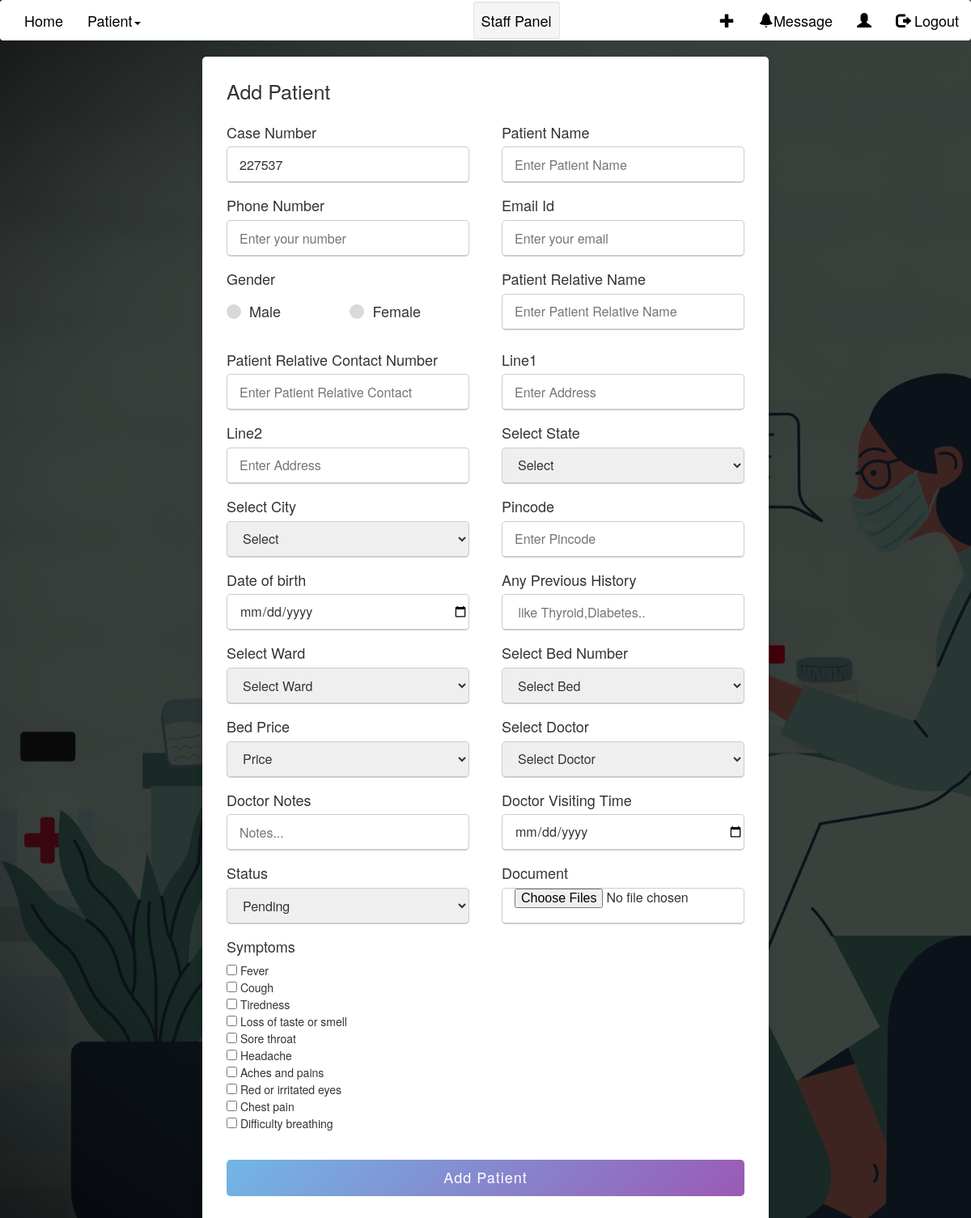
The page /patient/ on the database its author committed.
### home/models.py (models this page shows)
class Symptoms(models.Model):
    symptomsId = models.AutoField(primary_key=True)
    symptoms = models.CharField(("Symptoms"),max_length=24,unique=True)
    active = models.BooleanField(("Active"))
    def __str__(self):
        return self.symptoms

### home/views.py (the view)
# urls.py: path('patient/',views.patient,name="patient"),
def patient(request):
    wards = Ward.objects.all()
    beds = Bed.objects.all()
    doctors = WardDoctor.objects.all()
    states = State.objects.all()
    cities = City.objects.all()
    symptoms = Symptoms.objects.all()
    return render(request, 'addPatient.html',{"wards":wards,"beds":beds,"doctors":doctors,"states":states,"cities":cities,"symptoms":symptoms})

### home/models.py (called while the page is built)
    def __str__(self):
        return self.wardName

    def __str__(self):
        return self.stateName

### home/templates/addPatient.html (shortened to what this page needs)
{% load static %}
{% include "staffNav.html" %}
<link rel="stylesheet" href="{% static 'css/addPatient1.css' %}">
<div class="container">
    <div class="title">Add Patient</div>
    <div class="content">
      <form action="confirmDetails/" method="post">
        <div class="user-details">
            <div class="input-box">
                <span class="details">Case Number</span>
                <input type="text" id="caseNumber" name="caseNumber" placeholder=""  readonly>
              </div>
          <div class="input-box">
            <span class="details">Patient Name</span>
            <input type="text" id="patientName" name="patientName" placeholder="Enter Patient Name" required>
          </div>
            <div class="input-box">
                <span class="details">Phone Number</span>
                    <input type="text" id="phone" name="phone" placeholder="Enter your number" required>
            </div>
            <div class="input-box">
                <span class="details">Email Id</span>
                    <input type="email" id="email" name="email" placeholder="Enter your email" required>
            </div>
            <div class="input-box">
                <div class="gender-details">
                    <span class="gender-title">Gender</span>
                    <div class="category">
                    <label for="dot-1">
                    <span class="dot one"></span>
                    <span class="gender">Male</span>
                    </label>
                    <label for="dot-2">
                    <span class="dot two"></span>
                    <span class="gender">Female</span>
                    </label>
                    </div>
                </div>
            </div>
            <div class="input-box">
                <span class="details">Patient Relative Name</span>
                    <input type="text" id="patientRelativeName" name="patientRelativeName" placeholder="Enter Patient Relative Name" required>
            </div>
            <div class="input-box">
                <span class="details">Patient Relative Contact Number</span>
                    <input type="text"  id="patientRelativeContactNumber" name="patientRelativeContactNumber" placeholder="Enter Patient Relative Contact " required>
            </div>
            <div class="input-box">
                <span class="details">Line1</span>
                    <input type="text" id="line1" name="line1" placeholder="Enter Address " required>
            </div>
            <div class="input-box">
                <span class="details">Line2</span>
                    <input type="text" id="line2" name="line2" placeholder="Enter Address " required>
            </div>
            <div class="input-box">
                <span class="details">Select State</span>
                    <select id="statess"name="statess">
                        <option value="">Select</option>
                    </select>
            </div>
            <div class="input-box">
                <span class="details">Select City</span>
                    <select id="cities" name="cities">
                        <option value="">Select</option>
                    </select>
            </div>
            <div class="input-box">
                <span class="details">Pincode</span>
                    <input type="text"  id="pincode"  name="pincode" placeholder="Enter Pincode" required>
            </div>
            <div class="input-box">
                <span class="details">Date of birth</span>
                    <input type="date" id="dob" name="dob" required>
            </div>
            <div class="input-box">
                <span class="details">Any Previous History</span>
                    <input type="text" id="history" name="history" placeholder=" like Thyroid,Diabetes.." required>
            </div>
            <div class="input-box">
                <span class="details">Select Ward</span>
                <select id="wardss" name="wardss">
                    <option value="" disabled selected hidden>Select Ward</option>
                </select>
            </div>
            <div class="input-box">
                <span class="details">Select Bed Number</span>
                <select id="beds" name="beds">
                    <option  value="" >Select Bed</option>
                </select>
            </div>
            <div class="input-box">
                <span class="details">Bed Price</span>
                <select id="prices" name="prices">
                    <option value="">Price</option>
                </select>
            </div>
            <div class="input-box">
                <span class="details">Select Doctor</span>
                <select id="doctors" name="doctors">
                    <option value="">Select Doctor</option>
                </select>
            </div>
            <div class="input-box">
                <span class="details">Doctor Notes</span>
                    <input type="text" id="notes" name="notes" placeholder="Notes..." required>
            </div>
            <div class="input-box">
                <span class="details">Doctor Visiting Time</span>
                    <input type="date" id="time" name="time" required>
            </div>
            <div class="input-box">
                <span class="details">Status</span>
                <select id="status" name="status">
                    <option  value="Pending" selected>Pending</option>
                </select>
            </div>
            <div class="input-box">
                <span class="details">Document</span>
                    <input type="file" id="file" name="file" multiple required>
            </div>
            <div class="checkboxClass text-left">
                <span class="details"  >Symptoms</span>
                {% for i in symptoms %}
                    <input type=checkbox id="symptoms" name="symptoms" value="{{i.symptomsId}}"> {{i}}<br>
                {% endfor %}
        </div>
        </div>
        <div class="button">
                <input type="submit" value="Add Patient">
        </div>
      </form>
    </div>
  </div>
</body>
</html>

### home/templates/staffNav.html (shortened to what this page needs)
{% load static %}
<!DOCTYPE html>
<html lang="en">
<head>
  <link rel="stylesheet" href="https://maxcdn.bootstrapcdn.com/bootstrap/3.4.1/css/bootstrap.min.css">
  <link rel="stylesheet" href="{% static 'css/staffNav.css' %}">
  <link rel="stylesheet" href="https://use.fontawesome.com/releases/v5.8.1/css/all.css">
</head>
<body >
<nav class="navbar navbar-inverse">
  <div class="container-fluid">
    <ul class="nav navbar-nav">
      <li><a href="{% url 'staffDashboard' %}" ><b style="font-size: large;">Home</b></a></li>
      <li class="dropdown"><a class="dropdown-toggle" data-toggle="dropdown" href="#" ><b style="font-size: large;">Patient</b><span class="caret"></span></a>
      </li>
      <li><a href="#" ><b style="font-size: large;"></b></a></li>
    </ul>
    <ul class="nav navbar-nav" style="margin-left:30%;size: 12px;"></b>
      <li><a href="#"><b style="font-size: large;" class="well well-sm font-weight-bold">Staff Panel</b></a></li>
    </ul>
    <ul class="nav navbar-nav navbar-right">
      <li><a href="{% url 'patient' %}" ><b style="font-size: large;"><span class="glyphicon glyphicon-plus"></span></b></a></li>
      <li><a href="{% url 'message' %}" ><b style="font-size: large;"><span class="glyphicon glyphicon-bell"></span>Message</b></a></li>
      <li><a href="#" ><b style="font-size: large;"><span class="glyphicon glyphicon-user"></span>{{request.session.Suser}}</b></a></li>
      <li><a href="{% url 'logout' %}" ><b style="font-size: large;"><span class="glyphicon glyphicon-log-out"></span> Logout</b></a></li>
    </ul>
  </div>
</nav>
</body>
</html>

### static/css/staffNav.css (style rules this page uses)
body { background: url('../doccopy.png'); background-size: cover; }
.navbar-inverse { background-color: white; border: none; }
b, strong { font-weight: 500; color: black; }
.caret { display: inline-block; width: 0; height: 0; margin-left: 2px; vertical-align: middle; border-top: 4px dashed; border-top: 4px solid\9; border-right: 4px solid transparent; border-left: 4px solid transparent; color: black; }
.container { text-align: center; }
body { font-family: "Helvetica Neue",Helvetica,Arial,sans-serif; font-size: 14px; color: #333; }

### static/css/addPatient1.css (style rules this page uses)
* { margin: 0; padding: 0; box-sizing: border-box; font-family: "Helvetica Neue",Helvetica,Arial,sans-serif; }
body { font-family: "Helvetica Neue",Helvetica,Arial,sans-serif !important; }
label { font-weight: 500; font-size: 18px; }
form .input-box span.details { display: block; font-size: 18px; font-weight: 500; margin-bottom: 5px; }
form .gender-details .gender-title { font-size: 18px !important; font-weight: 500; }
form .checkboxClass span.details { font-size: 18px !important; display: block; font-weight: 500; margin-bottom: 5px; }
.container { text-align: left; max-width: 700px; background-color: #fff; padding: 25px 30px; border-radius: 5px; box-shadow: 0 5px 10px rgba(0,0,0,0.15); }
.container .title { font-size: 25px; font-weight: 500; position: relative; }
.container .title::before { content: ""; position: absolute; left: 0; bottom: 0; height: 3px; width: 30px; border-radius: 5px; }
.content form .user-details { display: flex; flex-wrap: wrap; justify-content: space-between; margin: 20px 0 12px 0; }
form .user-details .input-box { margin-bottom: 15px; width: calc(100% / 2 - 20px); }
form .input-box span.details { display: block; font-weight: 500; margin-bottom: 5px; }
form .checkboxClass span.details { display: block; font-weight: 500; margin-bottom: 5px; }
.user-details .input-box input { height: 45px; width: 100%; outline: none; font-size: 16px; border-radius: 5px; padding-left: 15px; border: 1px solid #ccc; border-bottom-width: 2px; transition: all 0.3s ease; }
.user-details .input-box select { height: 45px; width: 100%; outline: none; font-size: 16px; border-radius: 5px; padding-left: 15px; border: 1px solid #ccc; border-bottom-width: 2px; transition: all 0.3s ease; }
select option { background: linear-gradient(135deg, #71b7e6, #9b59b6); }
form .gender-details .gender-title { font-size: 20px; font-weight: 500; }
form .category { display: flex; width: 80%; margin: 14px 0 ; justify-content: space-between; }
form .category label { display: flex; align-items: center; cursor: pointer; }
form .category label .dot { height: 18px; width: 18px; border-radius: 50%; margin-right: 10px; background: #d9d9d9; border: 5px solid transparent; transition: all 0.3s ease; }
form .button { height: 45px; margin: 35px 0 }
form .button input { height: 100%; width: 100%; border-radius: 5px; border: none; color: #fff; font-size: 18px; font-weight: 500; letter-spacing: 1px; cursor: pointer; transition: all 0.3s ease; background: linear-gradient(135deg, #71b7e6, #9b59b6); }

### rows shown on the page
Symptoms: symptoms "Fever"
Symptoms: symptoms "Cough"
Symptoms: symptoms "Tiredness"
Symptoms: symptoms "Loss of taste or smell"
Symptoms: symptoms "Sore throat"
Symptoms: symptoms "Headache"
Symptoms: symptoms "Aches and pains"
Symptoms: symptoms "Red or irritated eyes"
Symptoms: symptoms "Chest pain"
Symptoms: symptoms "Difficulty breathing"
